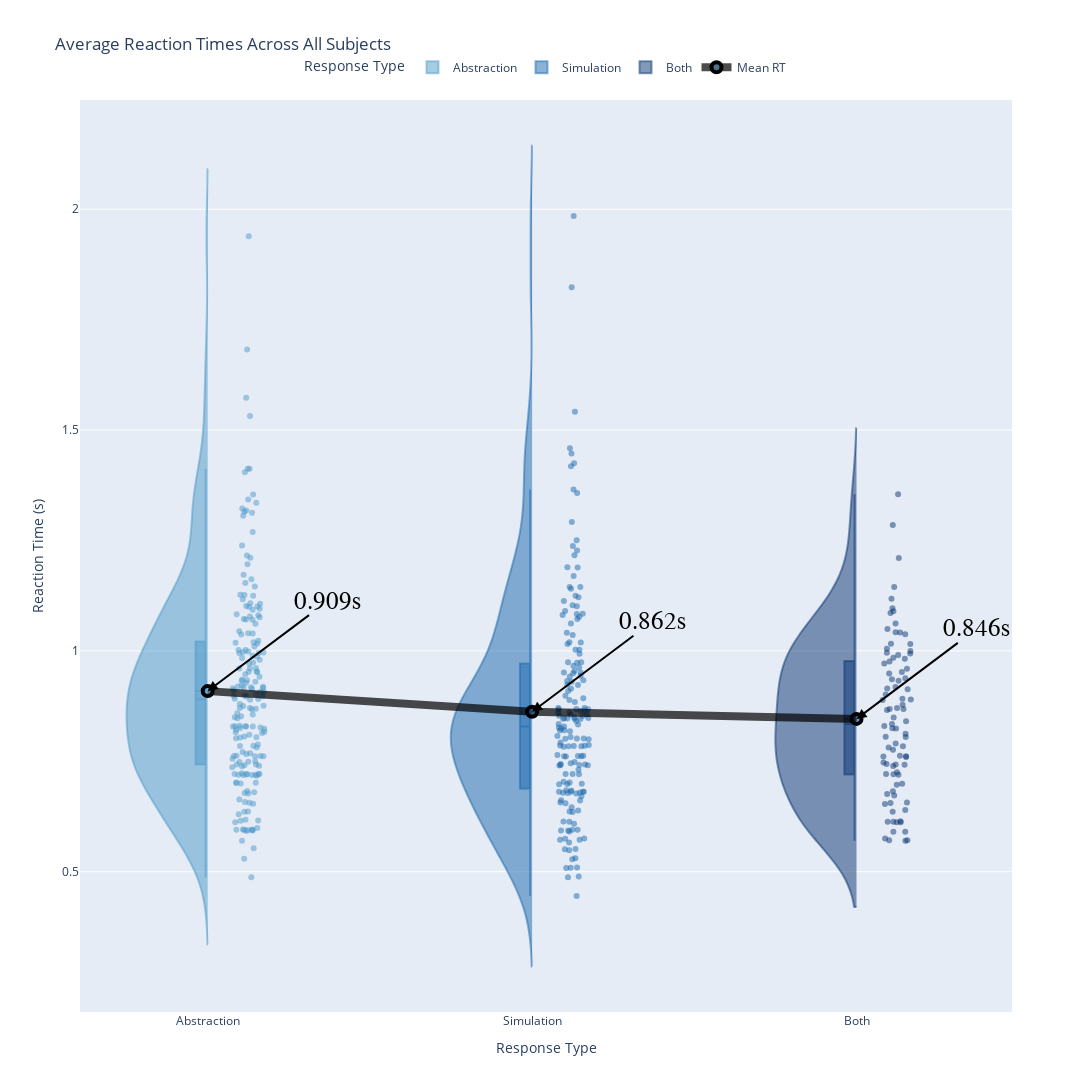

Notebook source saved alongside this figure:
### Code cell
import pandas as pd
import plotly.graph_objects as go
import numpy as np

# Create an empty list to store all data frames
all_data = []

# Define types and their colors
types = ['Abstraction', 'Simulation', 'Both']
# type_colors = {
#     'Simulation': 'rgba(31, 119, 180, 0.7)',  # Blue
#     'Abstraction': 'rgba(255, 127, 14, 0.7)',  # Orange
#     'Both': 'rgba(44, 160, 44, 0.7)'  # Green
# }

# Generate a colormap
cmap = plt.get_cmap('Blues')  # You can choose a different colormap if you prefer
col_factor = 50
col_icept = 150
# Create the colors dictionary
type_colors = {name: f'rgba({int(cmap(i*col_factor + col_icept)[0]*255)}, {int(cmap(i*col_factor + col_icept)[1]*255)}, {int(cmap(i*col_factor + col_icept)[2]*255)}, 0.5)' 
          for i, name in enumerate(types)}

# Loop through all subjects (using the same structure as your original code)
for sub_idx, sub in enumerate(all_sub_dfs):
    # Get your data as before
    rt_dubs = get_rt(sub, hypothesis="both", include_dubtrials="only", return_df=True)
    rt_separate = get_rt(sub, hypothesis="both", include_dubtrials=False, return_df=True)
    sim_rt = rt_separate["simulation"]["rt"]
    abs_rt = rt_separate["abstraction"]["rt"]
    both_rt = rt_dubs["sim + abs"]["rt"]
    
    # Create DataFrames without subject column - we'll aggregate across all subjects
    sim_df = pd.DataFrame({
        'Reaction Time': sim_rt,
        'Type': 'Simulation'
    })
    
    abs_df = pd.DataFrame({
        'Reaction Time': abs_rt,
        'Type': 'Abstraction'
    })
    
    both_df = pd.DataFrame({
        'Reaction Time': both_rt,
        'Type': 'Both'
    })
    
    # Append all DataFrames to our list
    all_data.extend([abs_df, sim_df, both_df])

# Combine all the data into a single DataFrame
combined_data = pd.concat(all_data, ignore_index=True)

# Calculate mean reaction time for each type
type_means = combined_data.groupby('Type')['Reaction Time'].mean().to_dict()

# Create the plot
fig = go.Figure()

# Add violin plots for each type
for i, type_name in enumerate(types):
    subset = combined_data[combined_data['Type'] == type_name]
    
    fig.add_trace(go.Violin(
        x=[type_name] * len(subset),  # Use type name directly as x value
        y=subset['Reaction Time'],
        name=type_name,
        legendgroup=type_name,
        showlegend=True,
        box_visible=True,
        meanline_visible=True,
        points='all',
        jitter=0.2,
        pointpos=0.5,
        line_color=type_colors[type_name],
        side='negative',
        width=.5,
        spanmode='soft'
    ))

# Connect the means with a line
fig.add_trace(go.Scatter(
    x=types,
    y=[type_means[t] for t in types],
    mode='lines+markers',
    line=dict(color='rgba(0, 0, 0, 0.7)', width=8),
    marker=dict(
        size=10,
        color=[type_colors[t].replace('0.7', '1') for t in types],
        line=dict(color='black', width=4)
    ),
    name='Mean RT',
    hovertemplate='Mean: %{y:.3f}s<extra></extra>'
))

# Update layout
fig.update_layout(
    title="Average Reaction Times Across All Subjects",
    yaxis_title="Reaction Time (s)",
    violinmode='overlay',
    height=1200,
    width=1200,
    xaxis=dict(
        title="Response Type",
        tickmode='array',
        tickvals=types
    ),
    legend_title="Response Type",
    legend=dict(
        orientation="h",
        yanchor="bottom",
        y=1.02,
        xanchor="center",
        x=0.5
    )

)

# Add annotations for the mean values
for i, type_name in enumerate(types):
    fig.add_annotation(
        x=type_name,
        y=type_means[type_name],
        text=f"{type_means[type_name]:.3f}s",
        showarrow=True,
        arrowhead=2,
        arrowsize=1,
        arrowwidth=2,
        arrowcolor='black',
        ax=120,
        ay=-90,
        font=dict(size=25, color='black', family='Arial')

    )

fig.show()

### Figure 1 — Plotly figure (JSON) as saved in the notebook; plotly's stock layout.template omitted (floating-point values rounded to 4 significant figures; data arrays with more than 128 entries replaced by an {"elided": "..."} marker saying what was removed)
{"data": [{"box": {"visible": true}, "jitter": 0.2, "legendgroup": "Abstraction", "line": {"color": "rgba(78, 154, 202, 0.5)"}, "meanline": {"visible": true}, "name": "Abstraction", "pointpos": 0.5, "points": "all", "showlegend": true, "side": "negative", "spanmode": "soft", "type": "violin", "width": 0.5, "x": {"elided": "217 str values"}, "y": {"elided": "217 float values"}}, {"box": {"visible": true}, "jitter": 0.2, "legendgroup": "Simulation", "line": {"color": "rgba(26, 104, 174, 0.5)"}, "meanline": {"visible": true}, "name": "Simulation", "pointpos": 0.5, "points": "all", "showlegend": true, "side": "negative", "spanmode": "soft", "type": "violin", "width": 0.5, "x": {"elided": "192 str values"}, "y": {"elided": "192 float values"}}, {"box": {"visible": true}, "jitter": 0.2, "legendgroup": "Both", "line": {"color": "rgba(8, 53, 114, 0.5)"}, "meanline": {"visible": true}, "name": "Both", "pointpos": 0.5, "points": "all", "showlegend": true, "side": "negative", "spanmode": "soft", "type": "violin", "width": 0.5, "x": ["Both", "Both", "Both", "Both", "Both", "Both", "Both", "Both", "Both", "Both", "Both", "Both", "Both", "Both", "Both", "Both", "Both", "Both", "Both", "Both", "Both", "Both", "Both", "Both", "Both", "Both", "Both", "Both", "Both", "Both", "Both", "Both", "Both", "Both", "Both", "Both", "Both", "Both", "Both", "Both", "Both", "Both", "Both", "Both", "Both", "Both", "Both", "Both", "Both", "Both", "Both", "Both", "Both", "Both", "Both", "Both", "Both", "Both", "Both", "Both", "Both", "Both", "Both", "Both", "Both", "Both", "Both", "Both", "Both", "Both", "Both", "Both", "Both", "Both", "Both", "Both", "Both", "Both", "Both", "Both", "Both", "Both", "Both", "Both", "Both", "Both", "Both", "Both", "Both", "Both", "Both", "Both", "Both", "Both", "Both", "Both", "Both", "Both", "Both", "Both", "Both", "Both"], "y": [0.776, 0.8495, 0.6824, null, 1.042, 0.9715, 0.9998, 0.8779, 1.05, null, 1.062, 1.355, 0.9956, null, null, 0.9907, 0.9846, 0.9131, 0.9362, 1.016, 1.097, 0.841, 0.9326, 0.8916, 0.9184, 0.8903, 0.9821, 0.806, 0.8688, 0.7398, 0.7903, 0.7811, 0.8248, 0.697, 0.7627, 0.7206, 0.7441, 0.7252, 0.6729, null, null, 1.145, null, 0.8246, 1.118, 1.21, 0.9758, null, 0.9149, 0.8892, 1.038, 1.016, 0.7421, 0.5716, 0.6132, 0.6119, 0.7428, 0.5715, 0.6142, 0.5906, 0.6759, 0.6124, 0.5905, 0.5755, 0.57, 1.285, 1.005, 0.8125, 0.9597, 1.086, null, 0.9013, 0.9381, 0.871, null, 1.09, 0.7198, null, 0.8687, 0.9489, 1.042, 0.805, 0.7475, 0.9521, 0.7613, 0.8298, 0.7611, 0.8347, null, 0.6537, 0.6559, 0.7598, null, 0.6567, 0.6992, 0.8665, 0.9943, 0.784, 0.7215, 0.636, 0.613, 0.6401]}, {"hovertemplate": "Mean: %{y:.3f}s<extra></extra>", "line": {"color": "rgba(0, 0, 0, 0.7)", "width": 8}, "marker": {"color": ["rgba(78, 154, 202, 0.5)", "rgba(26, 104, 174, 0.5)", "rgba(8, 53, 114, 0.5)"], "line": {"color": "black", "width": 4}, "size": 10}, "mode": "lines+markers", "name": "Mean RT", "type": "scatter", "x": ["Abstraction", "Simulation", "Both"], "y": [0.909, 0.8623, 0.8461]}], "layout": {"annotations": [{"arrowcolor": "black", "arrowhead": 2, "arrowsize": 1, "arrowwidth": 2, "ax": 120, "ay": -90, "font": {"color": "black", "family": "Arial", "size": 25}, "showarrow": true, "text": "0.909s", "x": "Abstraction", "y": 0.909}, {"arrowcolor": "black", "arrowhead": 2, "arrowsize": 1, "arrowwidth": 2, "ax": 120, "ay": -90, "font": {"color": "black", "family": "Arial", "size": 25}, "showarrow": true, "text": "0.862s", "x": "Simulation", "y": 0.8623}, {"arrowcolor": "black", "arrowhead": 2, "arrowsize": 1, "arrowwidth": 2, "ax": 120, "ay": -90, "font": {"color": "black", "family": "Arial", "size": 25}, "showarrow": true, "text": "0.846s", "x": "Both", "y": 0.8461}], "height": 1200, "legend": {"orientation": "h", "title": {"text": "Response Type"}, "x": 0.5, "xanchor": "center", "y": 1.02, "yanchor": "bottom"}, "title": {"text": "Average Reaction Times Across All Subjects"}, "violinmode": "overlay", "width": 1200, "xaxis": {"tickmode": "array", "tickvals": ["Abstraction", "Simulation", "Both"], "title": {"text": "Response Type"}}, "yaxis": {"title": {"text": "Reaction Time (s)"}}}}
